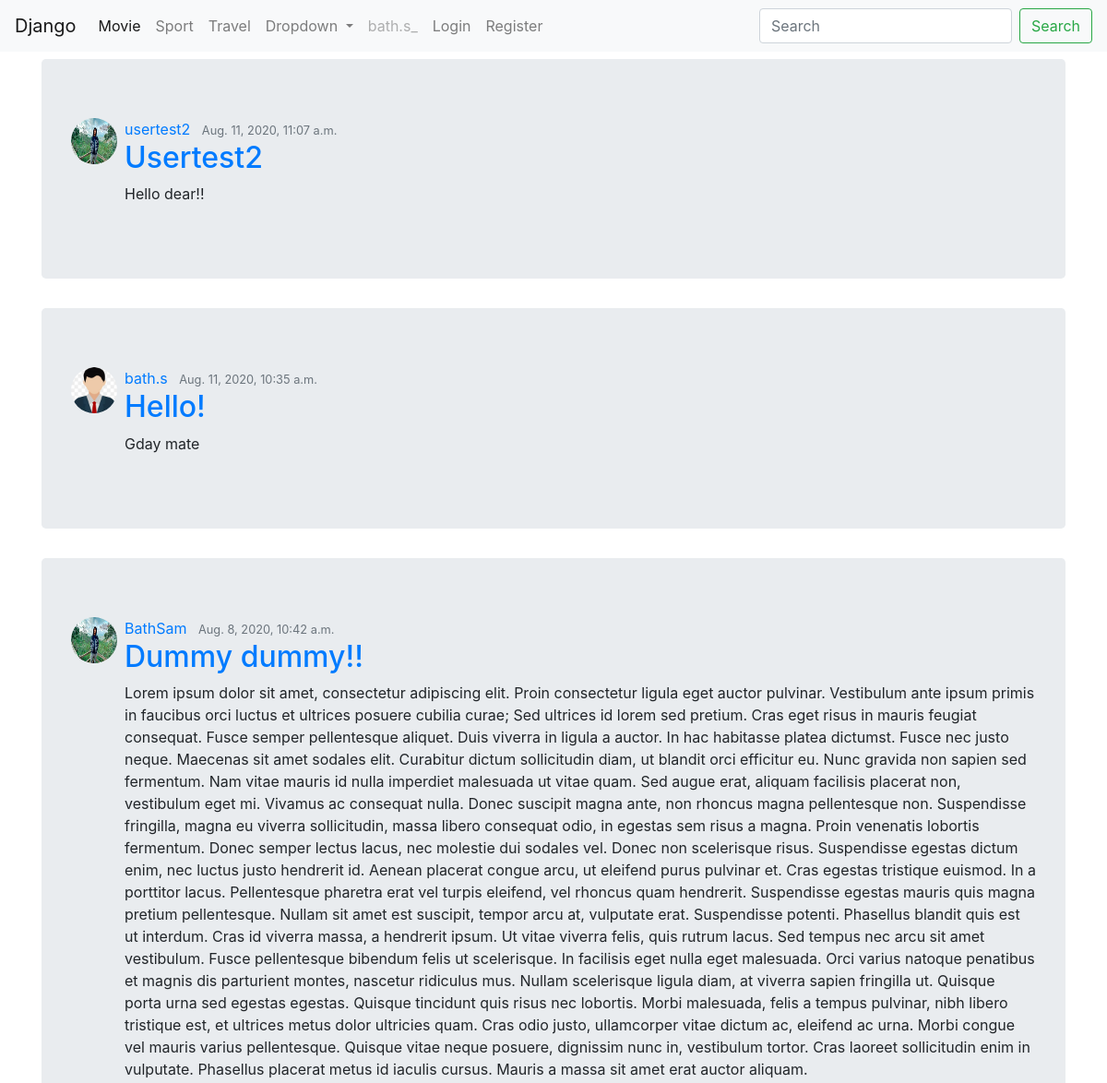
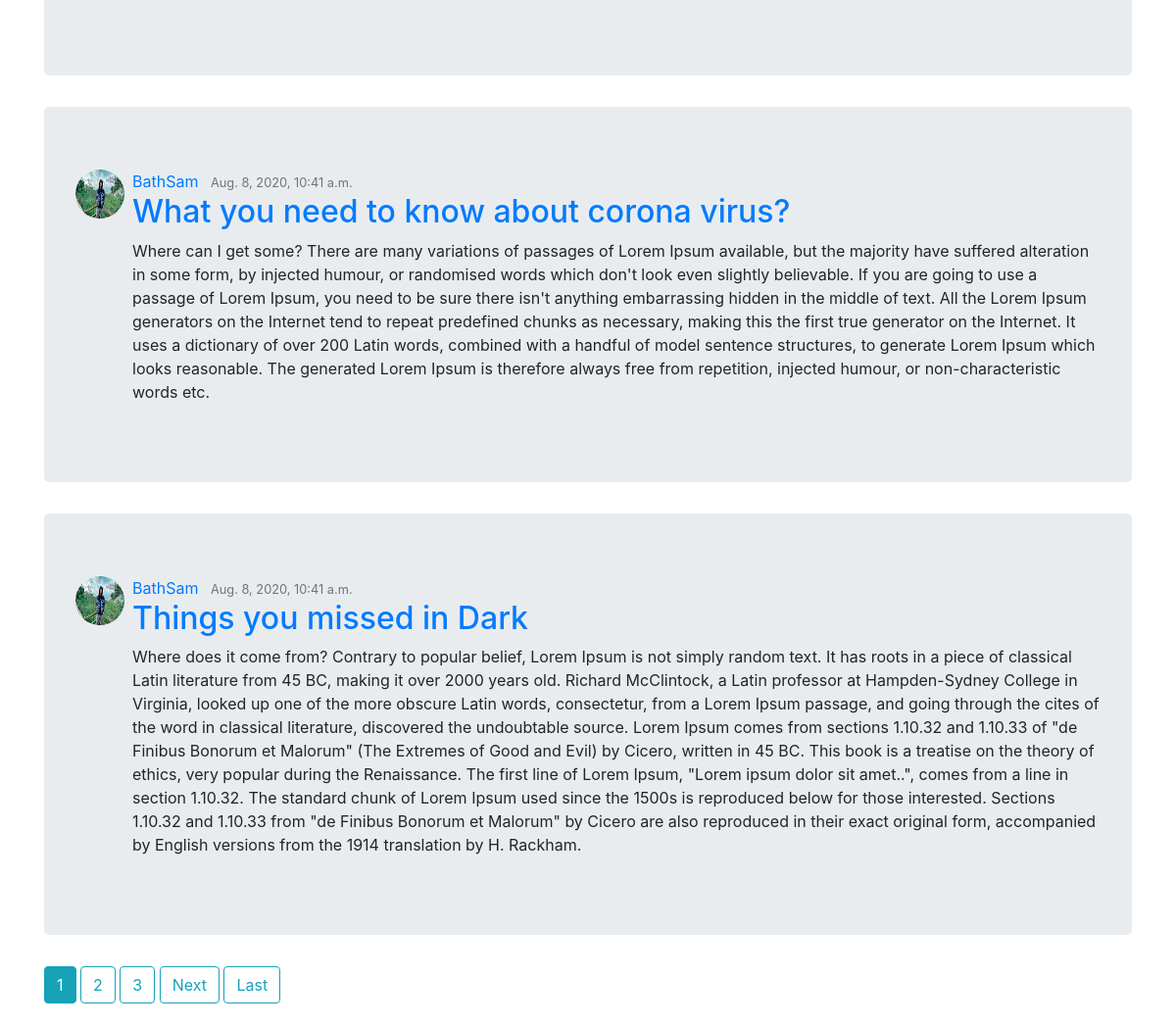
The page / on the database its author committed (2 pictures, top to bottom).
### blog/models.py (models this page shows, shortened)
class Post(models.Model):
    author = models.ForeignKey(User, on_delete = models.CASCADE)
    title = models.CharField(max_length = 100)
    content = models.TextField()
    date_posted = models.DateTimeField(default = timezone.now)

### user/models.py (models this page shows, shortened)
class Profile(models.Model):
    user = models.OneToOneField(User, unique = True, on_delete=models.CASCADE)
    image = models.ImageField(default='default.jpg', upload_to='profile_pics')

### blog/views.py (the view)
# urls.py: path('', PostListView.as_view(), name = 'home'),
class PostListView(ListView):
    model = Post
    template_name = 'blog/home.html'
    context_object_name = 'posts'
    ordering = ['-date_posted']
    paginate_by = 5

### blog/templates/blog/home.html (shortened to what this page needs)
<!DOCTYPE html>
{% extends 'blog/base_blog.html' %}
    {% block body_block %}
    {% for post in posts %}
        <article class="media content-section container jumbotron mt-2">
            <img src="{{ post.author.profile.image.url }}" alt="author" class="rounded-circle article-img mr-2" style = "width: 50px; height: 50px;">
            <div class="media-body">
                <div class="article-metadata">
                    <a href="{% url 'blog:user-posts' post.author.username %}" class="mr-2"> {{ post.author}} </a>
                    <small class="text-muted"> {{ post.date_posted}} </small>
                </div>
                <h2><a href="{% url 'blog:post-detail' post.id %}" class="article-title"> {{post.title}} </a></h2>
                <p class="article-content"> {{post.content}} </p>
            </div>
        </article>
    {% endfor %}
    {% if is_paginated %}
        {% for num in page_obj.paginator.page_range %}
            {% if page_obj.number == num %}
                <a href="?page={{num}}" class="btn btn-info mb-4">{{num}}</a>
            {% elif num > page_obj.number|add:'-3' and num < page_obj.number|add:'3' %}
                <a href="?page={{num}}" class="btn btn-outline-info mb-4">{{num}}</a>
            {% endif %}
        {% endfor %}
        {% if page_obj.has_next %}
            <a href="?page={{ page_obj.next_page_number }}" class="btn btn-outline-info mb-4">Next</a>
            <a href="?page={{ page_obj.paginator.num_pages }}" class="btn btn-outline-info mb-4">Last</a>
        {% endif %}
    {% endif %}
    {% endblock %}

### blog/templates/blog/base_blog.html (shortened to what this page needs)
<!DOCTYPE html>
<html lang="en">
<head>
    <link rel="stylesheet" href="https://stackpath.bootstrapcdn.com/bootstrap/4.5.1/css/bootstrap.min.css">
</head>
<body>
    <nav class="navbar navbar-expand-lg navbar-light bg-light">
        <a class="navbar-brand" href="{% url 'blog:home' %}">Django</a>
        <div class="collapse navbar-collapse" id="navbarSupportedContent">
          <ul class="navbar-nav mr-auto">
            <li class="nav-item active">
              <a class="nav-link" href="{% url 'blog:movie' %}">Movie</a>
            </li>
            <li class="nav-item">
              <a class="nav-link" href="{% url 'blog:sport' %}">Sport</a>
            </li>
            <li class="nav-item">
                <a class="nav-link" href="{% url 'blog:travel' %}">Travel</a>
              </li>
            <li class="nav-item dropdown">
              <a class="nav-link dropdown-toggle" href="#" id="navbarDropdown" role="button" data-toggle="dropdown" aria-haspopup="true" aria-expanded="false">
                Dropdown
              </a>
            </li>
            <li class="nav-item">
              <a class="nav-link disabled" href="#" tabindex="-1" aria-disabled="true">bath.s_</a>
            </li>
            {% if user.is_authenticated %}
            <li class="nav-item">
              <a class="nav-link" href="{% url 'blog:post-create' %}">Post!</a>
            </li>
            <li class="nav-item">
              <a class="nav-link" href="{% url 'profile' %}">Profile</a>
            </li>
            <li class="nav-item">
              <a class="nav-link" href="{% url 'logout' %}">Logout</a>
            </li>
            {% else %}
            <li class="nav-item">
              <a class="nav-link" href="{% url 'login' %}">Login</a>
            </li>
            <li class="nav-item">
              <a class="nav-link" href="{% url 'register' %}">Register</a>
            </li>
            {% endif %}
          </ul>
          <form class="form-inline my-2 my-lg-0">
            <input class="form-control mr-sm-2" type="search" placeholder="Search" aria-label="Search">
            <button class="btn btn-outline-success my-2 my-sm-0" type="submit">Search</button>
          </form>
        </div>
      </nav>
      <div class="container">
          {% block body_block %}
          {% endblock %}
      </div>
</body>
</html>

### rows shown on the page
Post: author.profile.image (picture), author "usertest2", date_posted "Aug. 11, 2020, 11:07 a.m.", title "Usertest2", content "Hello dear!!"
Post: author.profile.image (placeholder picture), author "bath.s", date_posted "Aug. 11, 2020, 10:35 a.m.", title "Hello!", content "Gday mate"
Post: author.profile.image (picture), author "BathSam", date_posted "Aug. 8, 2020, 10:42 a.m.", title "Dummy dummy!!", content "Lorem ipsum dolor sit amet, consectetur adipiscing elit. Proin consectetur ligula eget auctor pulvinar. Vestibulum ante ipsum primis in faucibus orci luctus et ultrices posuere cubilia curae; Sed ultrices id lorem sed pretium. Cras eget risus in mauris feugiat consequat. Fusce semper pellentesque aliquet. Duis viverra in ligula a auctor. In hac habitasse platea dictumst. Fusce nec justo neque. Maecenas sit amet sodales elit. Curabitur dictum sollicitudin diam, ut blandit orci efficitur eu. Nunc gravida non sapien sed fermentum. Nam vitae mauris id nulla imperdiet malesuada ut vitae quam. Sed augue erat, aliquam facilisis placerat non, vestibulum eget mi. Vivamus ac consequat nulla. Donec…"
Post: author.profile.image (picture), author "BathSam", date_posted "Aug. 8, 2020, 10:41 a.m.", title "What you need to know about corona virus?", content "Where can I get some? There are many variations of passages of Lorem Ipsum available, but the majority have suffered alteration in some form, by injected humour, or randomised words which don't look even slightly believable. If you are going to use a passage of Lorem Ipsum, you need to be sure there isn't anything embarrassing hidden in the middle of text. All the Lorem Ipsum generators on the Internet tend to repeat predefined chunks as necessary, making this the first true generator on the Internet. It uses a dictionary of over 200 Latin words, combined with a handful of model sentence structures, to generate Lorem Ipsum which looks reasonable. The generated Lorem Ipsum is therefore…"
Post: author.profile.image (picture), author "BathSam", date_posted "Aug. 8, 2020, 10:41 a.m.", title "Things you missed in Dark", content "Where does it come from? Contrary to popular belief, Lorem Ipsum is not simply random text. It has roots in a piece of classical Latin literature from 45 BC, making it over 2000 years old. Richard McClintock, a Latin professor at Hampden-Sydney College in Virginia, looked up one of the more obscure Latin words, consectetur, from a Lorem Ipsum passage, and going through the cites of the word in classical literature, discovered the undoubtable source. Lorem Ipsum comes from sections 1.10.32 and 1.10.33 of \"de Finibus Bonorum et Malorum\" (The Extremes of Good and Evil) by Cicero, written in 45 BC. This book is a treatise on the theory of ethics, very popular during the Renaissance. The first…"

### other values the page prints
{{ num }} "1"
{{ num }} "2" "3"
